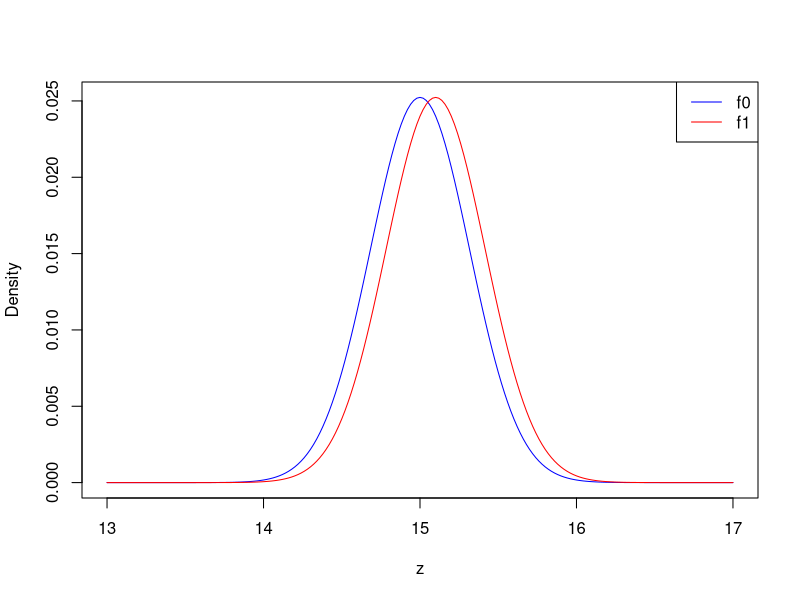

Recreate this plot in R.
## ---- chunk 1
knitr::opts_chunk$set(echo = TRUE)
## ---- chunk 2
# Creating Fig 3.3 which shows shifting phenotypes under perfect heritability
distr_shift <- function(variance, initial_mean, a, b) {
  z <- seq(13, 17, length.out = 201)
  f <- 1/(2*sqrt(variance))*exp(-0.5*((z-initial_mean)/(sqrt(variance)))^2)
  f0 <- f/sum(f)
  r <- a*(z-b)
  f1 <- f0*exp(r)
  f1 <- f1/sum(f1)
  plot(z, f0, type = "l", col = "blue", xlab = "z", ylab = "Density")
  lines(z, f1, col = "red")
  legend("topright", legend = c("f0", "f1"), col = c("blue", "red"), lty = 1)
  new_mean <- sum(f1*z)
  shift <- new_mean - initial_mean
  return(list(shift = shift, f0 = f0, f1 = f1, z = z))
}

# Example usage
shift <- distr_shift(0.1, 15, 1, 15)$shift 

